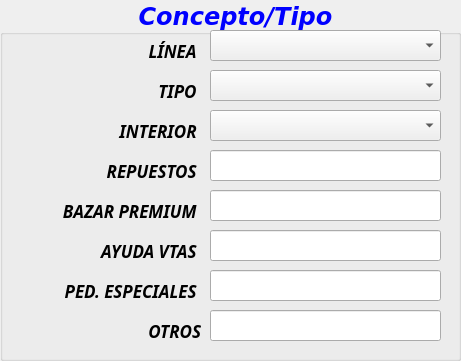
  <widget class="QGroupBox" name="groupBox_2">
   <property name="geometry">
    <rect>
     <x>60</x>
     <y>140</y>
     <width>461</width>
     <height>361</height>
    </rect>
   </property>
   <property name="font">
    <font>
     <family>DejaVu Sans</family>
     <pointsize>18</pointsize>
     <weight>75</weight>
     <italic>true</italic>
     <bold>true</bold>
    </font>
   </property>
   <property name="styleSheet">
    <string notr="true">
color: rgb(0, 0, 255);</string>
   </property>
   <property name="title">
    <string>Concepto/Tipo</string>
   </property>
   <property name="alignment">
    <set>Qt::AlignCenter</set>
   </property>
   <widget class="QComboBox" name="comboBox_Linea">
    <property name="geometry">
     <rect>
      <x>210</x>
      <y>30</y>
      <width>231</width>
      <height>31</height>
     </rect>
    </property>
    <property name="font">
     <font>
      <family>Calibri</family>
      <pointsize>14</pointsize>
     </font>
    </property>
    <property name="styleSheet">
     <string notr="true">color: rgb(0, 0, 0);</string>
    </property>
   </widget>
   <widget class="QLabel" name="label_4">
    <property name="geometry">
     <rect>
      <x>20</x>
      <y>80</y>
      <width>181</width>
      <height>21</height>
     </rect>
    </property>
    <property name="font">
     <font>
      <family>Javanese Text</family>
      <pointsize>13</pointsize>
      <weight>75</weight>
      <italic>true</italic>
      <bold>true</bold>
     </font>
    </property>
    <property name="styleSheet">
     <string notr="true">color: rgb(0, 0, 0);</string>
    </property>
    <property name="text">
     <string>TIPO </string>
    </property>
    <property name="alignment">
     <set>Qt::AlignRight|Qt::AlignTrailing|Qt::AlignVCenter</set>
    </property>
   </widget>
   <widget class="QLabel" name="label_14">
    <property name="geometry">
     <rect>
      <x>20</x>
      <y>160</y>
      <width>181</width>
      <height>21</height>
     </rect>
    </property>
    <property name="font">
     <font>
      <family>Javanese Text</family>
      <pointsize>13</pointsize>
      <weight>75</weight>
      <italic>true</italic>
      <bold>true</bold>
     </font>
    </property>
    <property name="styleSheet">
     <string notr="true">color: rgb(0, 0, 0);</string>
    </property>
    <property name="text">
     <string>REPUESTOS </string>
    </property>
    <property name="alignment">
     <set>Qt::AlignRight|Qt::AlignTrailing|Qt::AlignVCenter</set>
    </property>
   </widget>
   <widget class="QLabel" name="label_13">
    <property name="geometry">
     <rect>
      <x>10</x>
      <y>200</y>
      <width>191</width>
      <height>21</height>
     </rect>
    </property>
    <property name="font">
     <font>
      <family>Javanese Text</family>
      <pointsize>13</pointsize>
      <weight>75</weight>
      <italic>true</italic>
      <bold>true</bold>
     </font>
    </property>
    <property name="styleSheet">
     <string notr="true">color: rgb(0, 0, 0);</string>
    </property>
    <property name="text">
     <string>BAZAR PREMIUM </string>
    </property>
    <property name="alignment">
     <set>Qt::AlignRight|Qt::AlignTrailing|Qt::AlignVCenter</set>
    </property>
   </widget>
   <widget class="QLineEdit" name="line_Repuesto">
    <property name="geometry">
     <rect>
      <x>210</x>
      <y>150</y>
      <width>231</width>
      <height>31</height>
     </rect>
    </property>
    <property name="font">
     <font>
      <family>Calibri</family>
      <pointsize>14</pointsize>
     </font>
    </property>
    <property name="styleSheet">
     <string notr="true">color: rgb(0, 0, 0);</string>
    </property>
    <property name="text">
     <string/>
    </property>
   </widget>
   <widget class="QLabel" name="label_3">
    <property name="geometry">
     <rect>
      <x>20</x>
      <y>40</y>
      <width>181</width>
      <height>21</height>
     </rect>
    </property>
    <property name="font">
     <font>
      <family>Javanese Text</family>
      <pointsize>13</pointsize>
      <weight>75</weight>
      <italic>true</italic>
      <bold>true</bold>
     </font>
    </property>
    <property name="styleSheet">
     <string notr="true">color: rgb(0, 0, 0);</string>
    </property>
    <property name="text">
     <string>LÍNEA </string>
    </property>
    <property name="alignment">
     <set>Qt::AlignRight|Qt::AlignTrailing|Qt::AlignVCenter</set>
    </property>
   </widget>
   <widget class="QLineEdit" name="line_Bazar">
    <property name="geometry">
     <rect>
      <x>210</x>
      <y>190</y>
      <width>231</width>
      <height>31</height>
     </rect>
    </property>
    <property name="font">
     <font>
      <family>Calibri</family>
      <pointsize>14</pointsize>
     </font>
    </property>
    <property name="styleSheet">
     <string notr="true">color: rgb(0, 0, 0);</string>
    </property>
    <property name="text">
     <string/>
    </property>
   </widget>
   <widget class="QComboBox" name="comboBox_Interior">
    <property name="geometry">
     <rect>
      <x>210</x>
      <y>110</y>
      <width>231</width>
      <height>31</height>
     </rect>
    </property>
    <property name="font">
     <font>
      <family>Calibri</family>
      <pointsize>14</pointsize>
     </font>
    </property>
    <property name="styleSheet">
     <string notr="true">color: rgb(0, 0, 0);</string>
    </property>
   </widget>
   <widget class="QLabel" name="label_15">
    <property name="geometry">
     <rect>
      <x>20</x>
      <y>120</y>
      <width>181</width>
      <height>21</height>
     </rect>
    </property>
    <property name="font">
     <font>
      <family>Javanese Text</family>
      <pointsize>13</pointsize>
      <weight>75</weight>
      <italic>true</italic>
      <bold>true</bold>
     </font>
    </property>
    <property name="styleSheet">
     <string notr="true">color: rgb(0, 0, 0);</string>
    </property>
    <property name="text">
     <string>INTERIOR </string>
    </property>
    <property name="alignment">
     <set>Qt::AlignRight|Qt::AlignTrailing|Qt::AlignVCenter</set>
    </property>
   </widget>
   <widget class="QComboBox" name="comboBox_Tipo">
    <property name="geometry">
     <rect>
      <x>210</x>
      <y>70</y>
      <width>231</width>
      <height>31</height>
     </rect>
    </property>
    <property name="font">
     <font>
      <family>Calibri</family>
      <pointsize>14</pointsize>
     </font>
    </property>
    <property name="styleSheet">
     <string notr="true">color: rgb(0, 0, 0);</string>
    </property>
   </widget>
   <widget class="QLineEdit" name="line_Ayudavta">
    <property name="geometry">
     <rect>
      <x>210</x>
      <y>230</y>
      <width>231</width>
      <height>31</height>
     </rect>
    </property>
    <property name="font">
     <font>
      <family>Calibri</family>
      <pointsize>14</pointsize>
     </font>
    </property>
    <property name="styleSheet">
     <string notr="true">color: rgb(0, 0, 0);</string>
    </property>
    <property name="text">
     <string/>
    </property>
   </widget>
   <widget class="QLabel" name="label_20">
    <property name="geometry">
     <rect>
      <x>10</x>
      <y>240</y>
      <width>191</width>
      <height>21</height>
     </rect>
    </property>
    <property name="font">
     <font>
      <family>Javanese Text</family>
      <pointsize>13</pointsize>
      <weight>75</weight>
      <italic>true</italic>
      <bold>true</bold>
     </font>
    </property>
    <property name="styleSheet">
     <string notr="true">color: rgb(0, 0, 0);</string>
    </property>
    <property name="text">
     <string>AYUDA VTAS </string>
    </property>
    <property name="alignment">
     <set>Qt::AlignRight|Qt::AlignTrailing|Qt::AlignVCenter</set>
    </property>
   </widget>
   <widget class="QLineEdit" name="line_Pedido">
    <property name="geometry">
     <rect>
      <x>210</x>
      <y>270</y>
      <width>231</width>
      <height>31</height>
     </rect>
    </property>
    <property name="font">
     <font>
      <family>Calibri</family>
      <pointsize>14</pointsize>
     </font>
    </property>
    <property name="styleSheet">
     <string notr="true">color: rgb(0, 0, 0);</string>
    </property>
    <property name="text">
     <string/>
    </property>
   </widget>
   <widget class="QLabel" name="label_21">
    <property name="geometry">
     <rect>
      <x>10</x>
      <y>280</y>
      <width>191</width>
      <height>21</height>
     </rect>
    </property>
    <property name="font">
     <font>
      <family>Javanese Text</family>
      <pointsize>13</pointsize>
      <weight>75</weight>
      <italic>true</italic>
      <bold>true</bold>
     </font>
    </property>
    <property name="styleSheet">
     <string notr="true">color: rgb(0, 0, 0);</string>
    </property>
    <property name="text">
     <string>PED. ESPECIALES </string>
    </property>
    <property name="alignment">
     <set>Qt::AlignRight|Qt::AlignTrailing|Qt::AlignVCenter</set>
    </property>
   </widget>
   <widget class="QLineEdit" name="line_Otros">
    <property name="geometry">
     <rect>
      <x>210</x>
      <y>310</y>
      <width>231</width>
      <height>31</height>
     </rect>
    </property>
    <property name="font">
     <font>
      <family>Calibri</family>
      <pointsize>14</pointsize>
     </font>
    </property>
    <property name="styleSheet">
     <string notr="true">color: rgb(0, 0, 0);</string>
    </property>
    <property name="text">
     <string/>
    </property>
   </widget>
   <widget class="QLabel" name="label_22">
    <property name="geometry">
     <rect>
      <x>10</x>
      <y>320</y>
      <width>191</width>
      <height>21</height>
     </rect>
    </property>
    <property name="font">
     <font>
      <family>Javanese Text</family>
      <pointsize>13</pointsize>
      <weight>75</weight>
      <italic>true</italic>
      <bold>true</bold>
     </font>
    </property>
    <property name="styleSheet">
     <string notr="true">color: rgb(0, 0, 0);</string>
    </property>
    <property name="text">
     <string>OTROS</string>
    </property>
    <property name="alignment">
     <set>Qt::AlignRight|Qt::AlignTrailing|Qt::AlignVCenter</set>
    </property>
   </widget>
  </widget>
